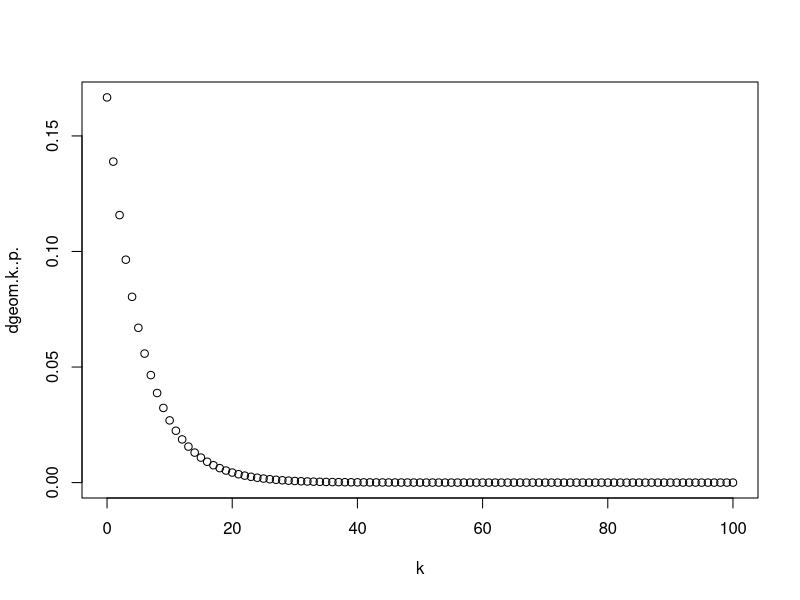

The R source for this figure:
#rozklad geometryczny z parametrem p
p=1/6
n=100
k=0:n #zmienna losowa, może przyjąć takie wartości
RP=data.frame(k,dgeom(k,p))
plot(RP)

#wartosc oczekiwana
EX=1/p
#wariancja
D2X=(1-p)/p^2
EX
D2X


#P(X=a) prawdopodobienstwo w punkcie a
a=3
dgeom(a,p)


#prawdopodobieństwo w przedziałach wzory tabela 9
#P(X<b+1)=P(X<=b)=F(b)
b=1
pgeom(b,p)

#P(X>=c+1)=P(X>c)=1-F(c)
c=3
1-pgeom(c,p)

#P(d<X<=e)=F(e)-F(d)
d=0
e=4
pgeom(e,p)-pgeom(d,p)

#kwantyl rzędu p1(inne p niż parametr rozkladu)
p1=0.75
qgeom(p1,p)

#P(x<=2)=F(2)
pbinom(2,n,p)


#P(X>4)=1-F(4)
1-pbinom(4,n,p)


#P(1<x<=3)=F(3)-F(1)
pbinom(4,n,p)


#P(1<x<=3)=F(3)-F(1)
pbinom(3,n,p)-pbinom(1,n,p)